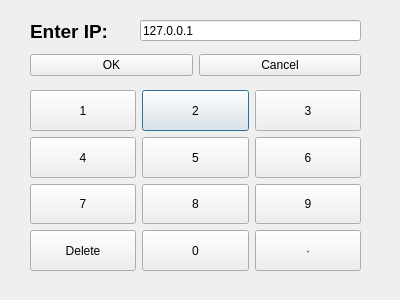
<?xml version="1.0" encoding="UTF-8"?>
<ui version="4.0">
 <class>InputDialog</class>
 <widget class="QDialog" name="InputDialog">
  <property name="geometry">
   <rect>
    <x>0</x>
    <y>0</y>
    <width>400</width>
    <height>300</height>
   </rect>
  </property>
  <property name="windowTitle">
   <string>Dialog</string>
  </property>
  <widget class="QLabel" name="label">
   <property name="geometry">
    <rect>
     <x>30</x>
     <y>20</y>
     <width>399</width>
     <height>22</height>
    </rect>
   </property>
   <property name="text">
    <string>&lt;html&gt;&lt;head/&gt;&lt;body&gt;&lt;p&gt;&lt;span style=&quot; font-size:14pt; font-weight:600;&quot;&gt;Enter IP:&lt;/span&gt;&lt;/p&gt;&lt;/body&gt;&lt;/html&gt;</string>
   </property>
  </widget>
  <widget class="QLineEdit" name="lineEdit">
   <property name="geometry">
    <rect>
     <x>140</x>
     <y>20</y>
     <width>221</width>
     <height>21</height>
    </rect>
   </property>
   <property name="text">
    <string>127.0.0.1</string>
   </property>
  </widget>
  <widget class="QWidget" name="gridLayoutWidget">
   <property name="geometry">
    <rect>
     <x>30</x>
     <y>90</y>
     <width>331</width>
     <height>181</height>
    </rect>
   </property>
   <layout class="QGridLayout" name="gridLayout">
    <item row="0" column="1">
     <widget class="QPushButton" name="pushButton_2">
      <property name="sizePolicy">
       <sizepolicy hsizetype="Minimum" vsizetype="Expanding">
        <horstretch>0</horstretch>
        <verstretch>0</verstretch>
       </sizepolicy>
      </property>
      <property name="text">
       <string>2</string>
      </property>
     </widget>
    </item>
    <item row="1" column="1">
     <widget class="QPushButton" name="pushButton_5">
      <property name="sizePolicy">
       <sizepolicy hsizetype="Minimum" vsizetype="Expanding">
        <horstretch>0</horstretch>
        <verstretch>0</verstretch>
       </sizepolicy>
      </property>
      <property name="text">
       <string>5</string>
      </property>
     </widget>
    </item>
    <item row="2" column="0">
     <widget class="QPushButton" name="pushButton_7">
      <property name="sizePolicy">
       <sizepolicy hsizetype="Minimum" vsizetype="Expanding">
        <horstretch>0</horstretch>
        <verstretch>0</verstretch>
       </sizepolicy>
      </property>
      <property name="text">
       <string>7</string>
      </property>
     </widget>
    </item>
    <item row="2" column="1">
     <widget class="QPushButton" name="pushButton_8">
      <property name="sizePolicy">
       <sizepolicy hsizetype="Minimum" vsizetype="Expanding">
        <horstretch>0</horstretch>
        <verstretch>0</verstretch>
       </sizepolicy>
      </property>
      <property name="text">
       <string>8</string>
      </property>
     </widget>
    </item>
    <item row="1" column="0">
     <widget class="QPushButton" name="pushButton_4">
      <property name="sizePolicy">
       <sizepolicy hsizetype="Minimum" vsizetype="Expanding">
        <horstretch>0</horstretch>
        <verstretch>0</verstretch>
       </sizepolicy>
      </property>
      <property name="text">
       <string>4</string>
      </property>
     </widget>
    </item>
    <item row="1" column="2">
     <widget class="QPushButton" name="pushButton_6">
      <property name="sizePolicy">
       <sizepolicy hsizetype="Minimum" vsizetype="Expanding">
        <horstretch>0</horstretch>
        <verstretch>0</verstretch>
       </sizepolicy>
      </property>
      <property name="text">
       <string>6</string>
      </property>
     </widget>
    </item>
    <item row="0" column="0">
     <widget class="QPushButton" name="pushButton_1">
      <property name="sizePolicy">
       <sizepolicy hsizetype="Minimum" vsizetype="Expanding">
        <horstretch>0</horstretch>
        <verstretch>0</verstretch>
       </sizepolicy>
      </property>
      <property name="text">
       <string>1</string>
      </property>
     </widget>
    </item>
    <item row="2" column="2">
     <widget class="QPushButton" name="pushButton_9">
      <property name="sizePolicy">
       <sizepolicy hsizetype="Minimum" vsizetype="Expanding">
        <horstretch>0</horstretch>
        <verstretch>0</verstretch>
       </sizepolicy>
      </property>
      <property name="text">
       <string>9</string>
      </property>
     </widget>
    </item>
    <item row="0" column="2">
     <widget class="QPushButton" name="pushButton_3">
      <property name="sizePolicy">
       <sizepolicy hsizetype="Minimum" vsizetype="Expanding">
        <horstretch>0</horstretch>
        <verstretch>0</verstretch>
       </sizepolicy>
      </property>
      <property name="text">
       <string>3</string>
      </property>
     </widget>
    </item>
    <item row="3" column="1">
     <widget class="QPushButton" name="pushButton_0">
      <property name="sizePolicy">
       <sizepolicy hsizetype="Minimum" vsizetype="Expanding">
        <horstretch>0</horstretch>
        <verstretch>0</verstretch>
       </sizepolicy>
      </property>
      <property name="text">
       <string>0</string>
      </property>
     </widget>
    </item>
    <item row="3" column="0">
     <widget class="QPushButton" name="pushButton_del">
      <property name="sizePolicy">
       <sizepolicy hsizetype="Minimum" vsizetype="Expanding">
        <horstretch>0</horstretch>
        <verstretch>0</verstretch>
       </sizepolicy>
      </property>
      <property name="text">
       <string>Delete</string>
      </property>
     </widget>
    </item>
    <item row="3" column="2">
     <widget class="QPushButton" name="pushButton_dot">
      <property name="sizePolicy">
       <sizepolicy hsizetype="Minimum" vsizetype="Expanding">
        <horstretch>0</horstretch>
        <verstretch>0</verstretch>
       </sizepolicy>
      </property>
      <property name="text">
       <string>·</string>
      </property>
     </widget>
    </item>
   </layout>
  </widget>
  <widget class="QWidget" name="horizontalLayoutWidget">
   <property name="geometry">
    <rect>
     <x>30</x>
     <y>50</y>
     <width>331</width>
     <height>31</height>
    </rect>
   </property>
   <layout class="QHBoxLayout" name="horizontalLayout">
    <item>
     <widget class="QPushButton" name="pushButton_ok">
      <property name="text">
       <string>OK</string>
      </property>
     </widget>
    </item>
    <item>
     <widget class="QPushButton" name="pushButton_cancel">
      <property name="text">
       <string>Cancel</string>
      </property>
     </widget>
    </item>
   </layout>
  </widget>
 </widget>
 <resources/>
 <connections/>
</ui>
